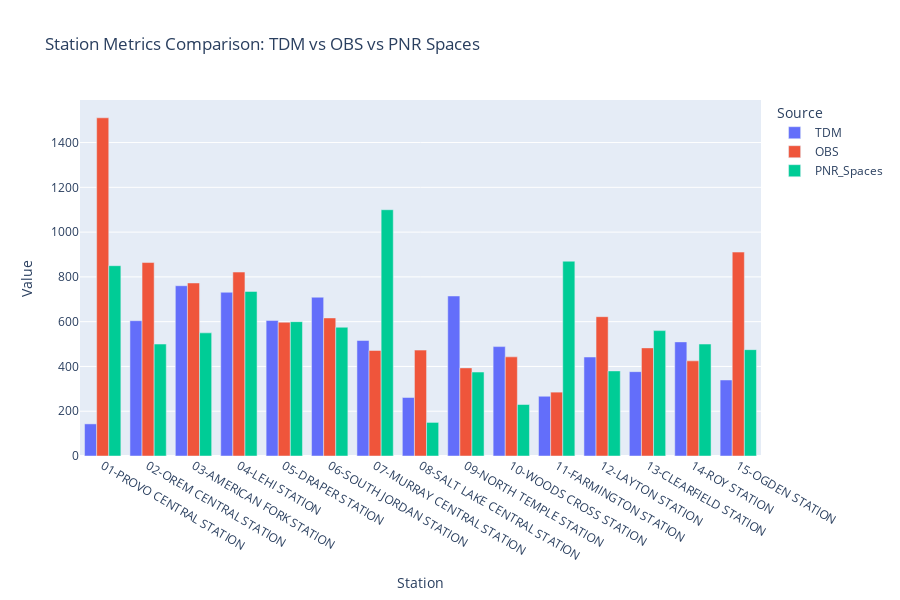

Notebook source saved alongside this figure:
### Markdown cell above
### Compare Drive Direct to PNR Space Limits

### Code cell
# filter to just direct drive
pnr_stats = sumStats[sumStats['AccessMode'] == 'drive']
pnr_stats = pnr_stats[['Source','station','Brd_Direct_OD']]

# prep pnr input
df_stations_rename = df_stations3.rename(columns={'PNR_Spaces':'Brd_Direct_OD'})
df_stations_rename['Source'] = 'PNR_Spaces'

# concat dfs
pnr_stats = pd.concat([pnr_stats, df_stations_rename]).reset_index()

# Create a grouped bar chart
fig = px.bar(
    pnr_stats,
    x="station",
    y="Brd_Direct_OD",
    color="Source",
    barmode="group",
    title="Station Metrics Comparison: TDM vs OBS vs PNR Spaces",
    labels={"Brd_Direct_OD": "Value", "station": "Station", "Source": "Data Source"},
    height=600
)

# Customize the layout
fig.update_layout(
    xaxis_title="Station",
    yaxis_title="Value",
    legend_title="Source",
    xaxis={'categoryorder': 'array', 'categoryarray': sorted(pnr_stats["station"].unique())},
    showlegend=True
)

# Show the plot
fig.show()

### Figure 1 — Plotly figure (JSON) as saved in the notebook; plotly's stock layout.template omitted (floating-point values rounded to 4 significant figures)
{"data": [{"alignmentgroup": "True", "hovertemplate": "Data Source=TDM<br>Station=%{x}<br>Value=%{y}<extra></extra>", "legendgroup": "TDM", "marker": {"color": "#636efa", "pattern": {"shape": ""}}, "name": "TDM", "offsetgroup": "TDM", "orientation": "v", "showlegend": true, "textposition": "auto", "type": "bar", "x": ["01-PROVO CENTRAL STATION", "02-OREM CENTRAL STATION", "03-AMERICAN FORK STATION", "04-LEHI STATION", "05-DRAPER STATION", "06-SOUTH JORDAN STATION", "07-MURRAY CENTRAL STATION", "08-SALT LAKE CENTRAL STATION", "09-NORTH TEMPLE STATION", "10-WOODS CROSS STATION", "11-FARMINGTON STATION", "12-LAYTON STATION", "13-CLEARFIELD STATION", "14-ROY STATION", "15-OGDEN STATION"], "xaxis": "x", "y": [143.4, 604.3, 760.5, 731.3, 605.0, 709.2, 515.8, 261.4, 714.7, 488.6, 266.9, 442.1, 376.8, 509.7, 339.5], "yaxis": "y"}, {"alignmentgroup": "True", "hovertemplate": "Data Source=OBS<br>Station=%{x}<br>Value=%{y}<extra></extra>", "legendgroup": "OBS", "marker": {"color": "#EF553B", "pattern": {"shape": ""}}, "name": "OBS", "offsetgroup": "OBS", "orientation": "v", "showlegend": true, "textposition": "auto", "type": "bar", "x": ["01-PROVO CENTRAL STATION", "02-OREM CENTRAL STATION", "03-AMERICAN FORK STATION", "04-LEHI STATION", "05-DRAPER STATION", "06-SOUTH JORDAN STATION", "07-MURRAY CENTRAL STATION", "08-SALT LAKE CENTRAL STATION", "09-NORTH TEMPLE STATION", "10-WOODS CROSS STATION", "11-FARMINGTON STATION", "12-LAYTON STATION", "13-CLEARFIELD STATION", "14-ROY STATION", "15-OGDEN STATION"], "xaxis": "x", "y": [1511.0, 864.1, 772.8, 821.5, 597.6, 616.7, 471.3, 472.9, 393.5, 442.8, 285.3, 622.3, 482.9, 425.0, 910.8], "yaxis": "y"}, {"alignmentgroup": "True", "hovertemplate": "Data Source=PNR_Spaces<br>Station=%{x}<br>Value=%{y}<extra></extra>", "legendgroup": "PNR_Spaces", "marker": {"color": "#00cc96", "pattern": {"shape": ""}}, "name": "PNR_Spaces", "offsetgroup": "PNR_Spaces", "orientation": "v", "showlegend": true, "textposition": "auto", "type": "bar", "x": ["01-PROVO CENTRAL STATION", "02-OREM CENTRAL STATION", "03-AMERICAN FORK STATION", "04-LEHI STATION", "05-DRAPER STATION", "06-SOUTH JORDAN STATION", "07-MURRAY CENTRAL STATION", "08-SALT LAKE CENTRAL STATION", "09-NORTH TEMPLE STATION", "10-WOODS CROSS STATION", "11-FARMINGTON STATION", "12-LAYTON STATION", "13-CLEARFIELD STATION", "14-ROY STATION", "15-OGDEN STATION"], "xaxis": "x", "y": [850, 500, 550, 735, 600, 575, 1100, 150, 375, 230, 870, 380, 560, 500, 475], "yaxis": "y"}], "layout": {"barmode": "group", "height": 600, "legend": {"title": {"text": "Source"}, "tracegroupgap": 0}, "showlegend": true, "title": {"text": "Station Metrics Comparison: TDM vs OBS vs PNR Spaces"}, "xaxis": {"anchor": "y", "categoryarray": ["01-PROVO CENTRAL STATION", "02-OREM CENTRAL STATION", "03-AMERICAN FORK STATION", "04-LEHI STATION", "05-DRAPER STATION", "06-SOUTH JORDAN STATION", "07-MURRAY CENTRAL STATION", "08-SALT LAKE CENTRAL STATION", "09-NORTH TEMPLE STATION", "10-WOODS CROSS STATION", "11-FARMINGTON STATION", "12-LAYTON STATION", "13-CLEARFIELD STATION", "14-ROY STATION", "15-OGDEN STATION"], "categoryorder": "array", "domain": [0, 1], "title": {"text": "Station"}}, "yaxis": {"anchor": "x", "domain": [0, 1], "title": {"text": "Value"}}}}
